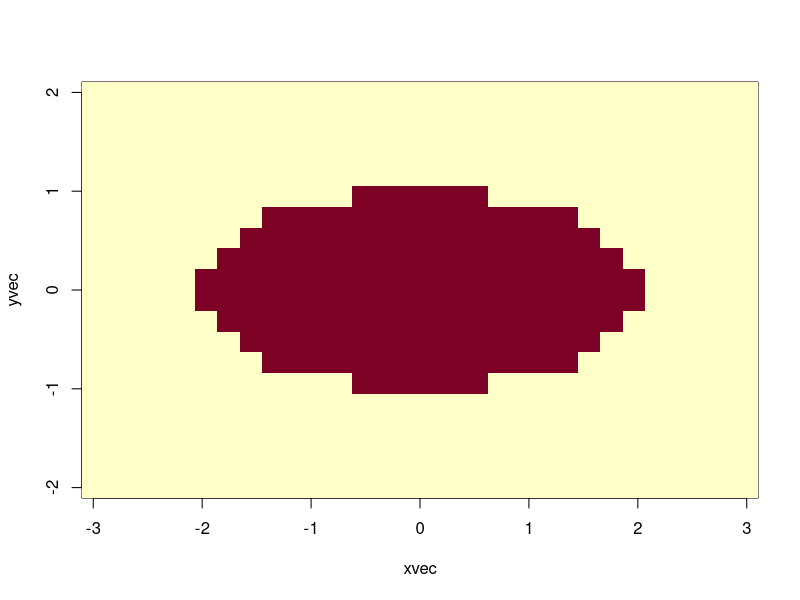
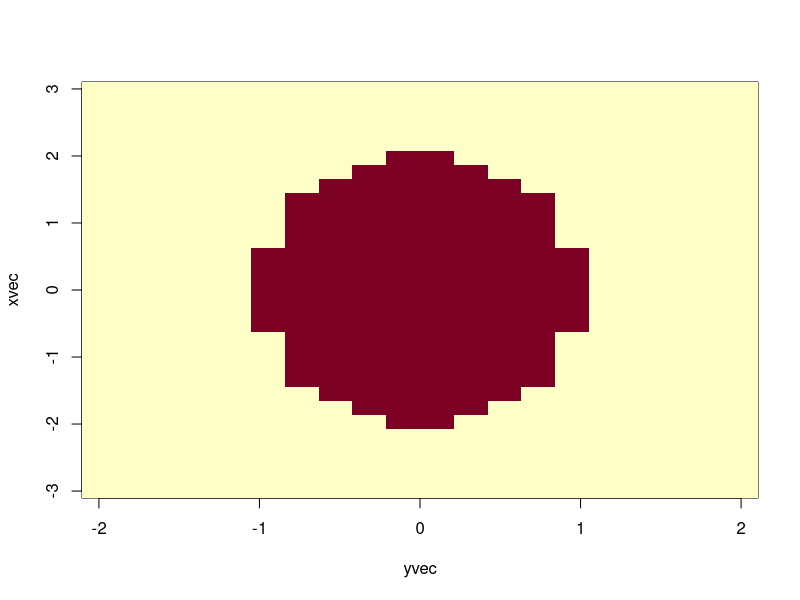
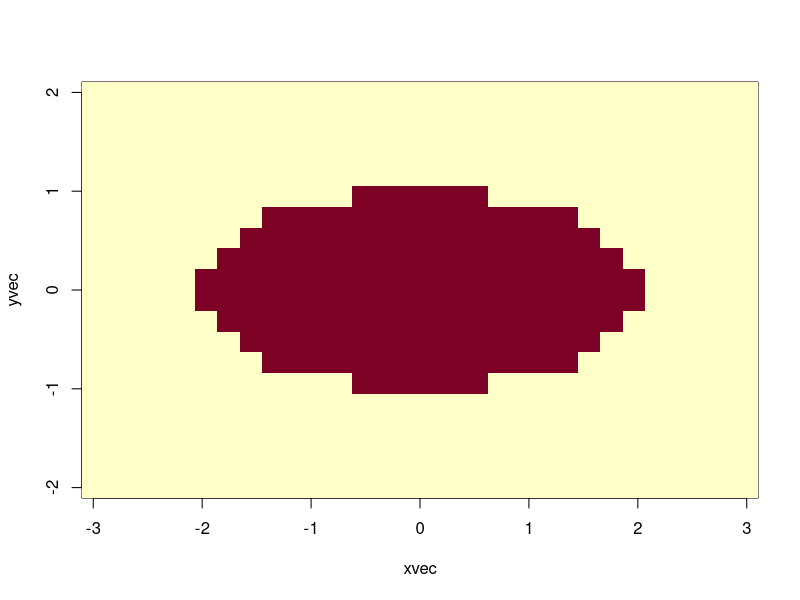

Write the R code that produced these figures, in order.
# this is an educational script on how image plots a matrix

Nx = 30 # ncols
Ny = 20 # nrows

# for now forget about columns and rows. Just do x first, y next.
ftrue = array(0, c(Nx,Ny)) 
xvec <- seq(-3,3,,Nx)
yvec <- seq(-2,2,,Ny)
xygrid <- expand.grid(xvec, yvec)
colnames(xygrid) <- c('xgrid', 'ygrid')

ftrue[ xygrid$xgrid^2/2^2 + xygrid$ygrid^2/1^2 <=1 ] = 1

image(xvec, yvec, ftrue) #this will do the right thing: short fat ellipse

# ftrue is 30 rows 20 cols
# but image() will render the transpose of ftrue
# note that this is different from how imagesc() behaves
# in Matlab

#  Now treat Nx as ncol and Ny as nrows
ftrue = array(0, c(Ny,Nx))
xvec <- seq(-3,3,,Nx)
yvec <- seq(-2,2,,Ny)
xygrid <- expand.grid(yvec, xvec)
colnames(xygrid) <- c('ygrid', 'xgrid')

ftrue[ xygrid$xgrid^2/2^2 + xygrid$ygrid^2/1^2 <=1 ] = 1

dev.new()
image(yvec, xvec, ftrue) #this will show the transpose, tall skinny ellipse

dev.new()
image(xvec, yvec, t(ftrue)) # fix


